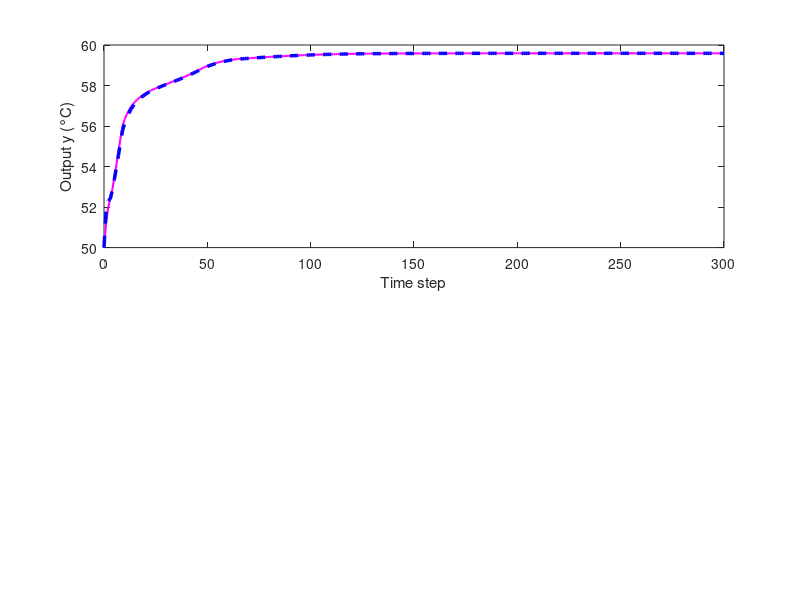

MATLAB code to generate this figure: (Note: this script raises an error after producing the figure.)
% Baseline Comparison: Koopman vs Strejc MPC
% Simple comparison using saved results from both model files

clc, clear all, %close all

% Add path to readNPY function
addpath('../');
% Load data
load('train_data_ident.mat');  % Ytrain, Utrain
load('test_data_ident.mat');   % Ytest, Utest

% Flatten
Ytrain = Ytrain(:);
Utrain = Utrain(:);
Ytest = Ytest(:);
Utest = Utest(:);

% Full dataset for scaling
Yall = [Ytrain; Ytest];
Uall = [Utrain; Utest];

x_mean = mean(Yall);
x_std = std(Yall);
u_mean = mean(Uall);
u_std = std(Uall);

%% LOAD RESULTS FROM BOTH MODELS

% Load Koopman results with baseline
fprintf('Loading Koopman results...\n');
load('results_koopman.mat');
load('baseline_reference.mat');  % Koopman baseline
koop_time = 0:length(y_true_desc)-1;
koop_y_true_desc = y_true_desc;  % Koopman baseline
koop_y_est_desc = y_est_desc;    % Koopman KF estimate
koop_u_cl_desc = u_cl_desc;
y_true_koop = y_true;
u_koop = u_cl;
% Load Strejc results with baseline
fprintf('Loading Strejc results...\n');
load('results_strejc_to_zero.mat');
load('baseline_reference_strejc.mat');  % Strejc baseline
strejc_time = 0:length(y_true_desc)-1;
strejc_y_true_desc = y_true_desc;  % Strejc baseline
strejc_y_est_desc = y_est_desc;    % Strejc KF estimate  
strejc_u_cl_desc = u_cl_desc;
y_true_strejc = y_true;
u_strejc = u_cl;

%% COMPARISON PLOT
figure();

% First subplot: Koopman MPC + Kalman Filter vs Baseline
subplot(2,1,1)
plot(koop_time, koop_y_true_desc, 'm-', 'LineWidth', 1.5, 'DisplayName', 'True output (Baseline)'); hold on;
plot(koop_time, koop_y_est_desc, 'b--', 'LineWidth', 2.5, 'DisplayName', 'KF estimate (Koopman)');
xlabel('Time step'); ylabel('Output y (°C)');
yline(x_mean)
legend('Location', 'best');
title('Koopman MPC + Kalman Filter vs Baseline System');
grid on; grid minor;
ylim([50 68]);

% Second subplot: Strejc MPC + Kalman Filter vs Baseline
subplot(2,1,2)
plot(strejc_time, strejc_y_true_desc, 'm-', 'LineWidth', 1.5, 'DisplayName', 'True output (Baseline)'); hold on;
plot(strejc_time, strejc_y_est_desc, 'r--', 'LineWidth', 2.5, 'DisplayName', 'KF estimate (Strejc)');
xlabel('Time step'); ylabel('Output y (°C)');
legend('Location', 'best');
yline(x_mean)
title('Strejc MPC + Kalman Filter vs Baseline System');
grid on; grid minor;
ylim([50 68]);


%%
Qy = 10;
Qu = 1;
J_koopY=0;
J_koopU=0;
J_strejcU = 0;
J_strejcY = 0;

for i =1:length(strejc_time)-1
    J_koopY = J_koopY + y_true_koop(i)' * Qy * y_true_koop(i);
    J_koopU=J_koopU+ u_koop(i)' * Qu*u_koop(i);
    J_strejcU = J_strejcU+ u_strejc(i)' * Qu*u_strejc(i);
    J_strejcY = J_strejcY+ y_true_strejc(i)' * Qy*y_true_strejc(i);
end

fprintf('Koopman Model Cost (Output): J_koopY = %.4f\n', J_koopY);
fprintf('Koopman Model Cost (Control): J_koopU = %.4f\n', J_koopU);
fprintf('Strejc Model Cost (Output): J_strejcY = %.4f\n', J_strejcY);
fprintf('Strejc Model Cost (Control): J_strejcU = %.4f\n', J_strejcU);
fprintf('Koopman Model Cost (sum): J_koopY + U = %.4f\n', (J_koopY+J_koopU));
fprintf('Strejc Model Cost (sum): J_koopY + U = %.4f\n', (J_strejcY+J_strejcU));
fprintf('Koopman Model Cost (sum ratio to Strejc): (J_koopY + J_koopU) / (J_strejcY + J_strejcU) = %.4f\n', ...
    (J_koopY + J_koopU) / (J_strejcY + J_strejcU));
%% CALCULATE PERFORMANCE METRICS
% Calculate RMSE for both models (using their respective baselines)
koop_rmse = sqrt(mean((koop_y_true_desc - x_mean).^2));
strejc_rmse = sqrt(mean((strejc_y_true_desc - x_mean).^2));

fprintf('\n=== PERFORMANCE COMPARISON ===\n');
fprintf('Koopman RMSE: %.4f °C\n', koop_rmse);
fprintf('Strejc RMSE:  %.4f °C\n', strejc_rmse);
if strejc_rmse > 0
    fprintf('Improvement: %.2f%%\n', (strejc_rmse - koop_rmse)/strejc_rmse * 100);
end

%% SAVE COMPARISON RESULTS
% save('baseline_comparison_results.mat', 'koop_time', 'koop_y_true_desc', 'koop_y_est_desc', 'koop_u_cl_desc', ...
%      'strejc_time', 'strejc_y_true_desc', 'strejc_y_est_desc', 'strejc_u_cl_desc', ...
%      'koop_rmse', 'strejc_rmse');
% 
% fprintf('\nResults saved to baseline_comparison_results.mat\n');
